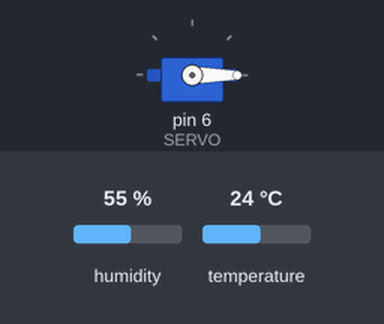
Simulated run of this sketch. Board: Arduino Uno, built with avr-gcc and run on an emulated ATmega328P. On the bench: servo. Inputs (shaded band) come from the test bench; at power-on: humidity 55 %, temperature 24 °C. What the sketch prints to the serial monitor is not drawn.

Above: at 1.7 s.
1.8 s: humidity set to 58 %
4.5 s: humidity set to 61 %
At 5.03 s:
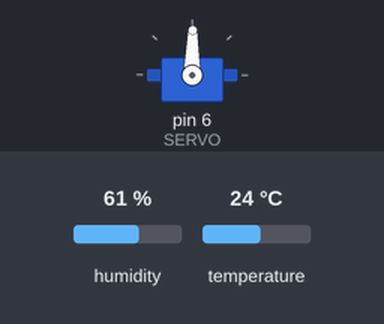
8.0 s: humidity set to 22 %
At 8.8 s:
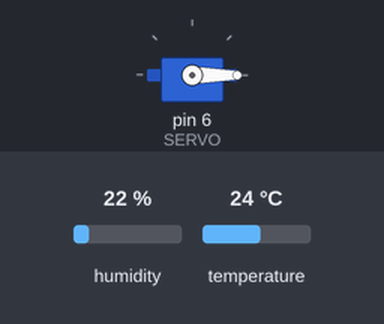
10.7 s: humidity set to 68 %
At 13.08 s:
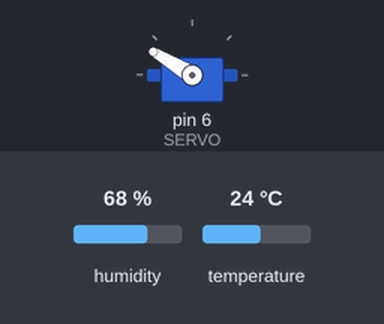
Timing chart, 0 to 27.2 s (numbered marks = the images above; inputs shaded):
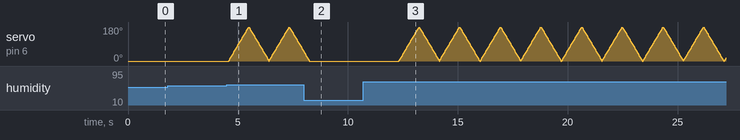

Measured:
- the behaviour switches between 59 and 60 % on humidity (found by bisection; images 0 and 1)
- after the input at 8.0 s, servo on pin 6 (SERVO): goes on until 8.2 s, then stays 0°

The sketch:

sensor.ino
```cpp
#include "DHT.h"
#include <SD.h>
#include <SPI.h>
#include <Servo.h>

// Pino A1
#define DHTPIN A1
#define DHTTYPE DHT11
// Porta Digital PWM 6
#define SERVO 6

// Limiar temperatura para mover servo
#define LIMIAR_UMIDADE 60

DHT dht(DHTPIN, DHTTYPE);

// Variável Servo
Servo servo;


// Posição Servo
int pos;
File arquivo;
String msg;
float temp, umid;

void setup() {
  servo.attach(SERVO);
  servo.write(0);

  Serial.begin(115200);
  delay(500);

  dht.begin();
}

void loop()
{

    temp = dht.readTemperature();
    umid = dht.readHumidity();
    msg = temp + String(" ") + umid;

    Serial.println( msg );


    if ( umid >= LIMIAR_UMIDADE )
    {
        for(pos = 0; pos < 180; pos++)
        {
          servo.write(pos);
          delay(5);
        }

      delay(5);

      for(pos = 180; pos >= 0; pos--)
      {
        servo.write(pos);
        delay(5);
      }

    }

}
```
